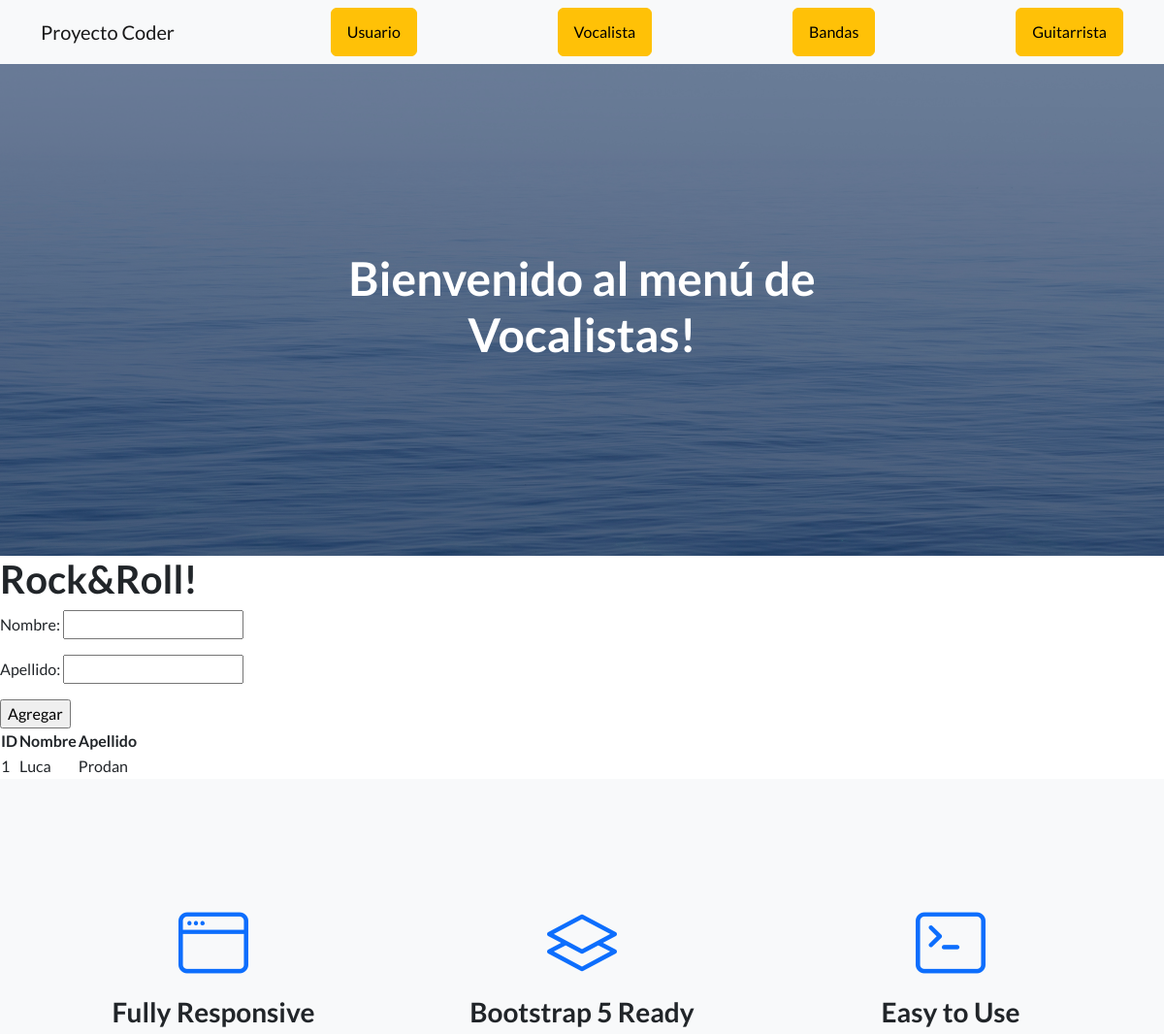
The app's page /App1/vocalista/ (upper part), older data.
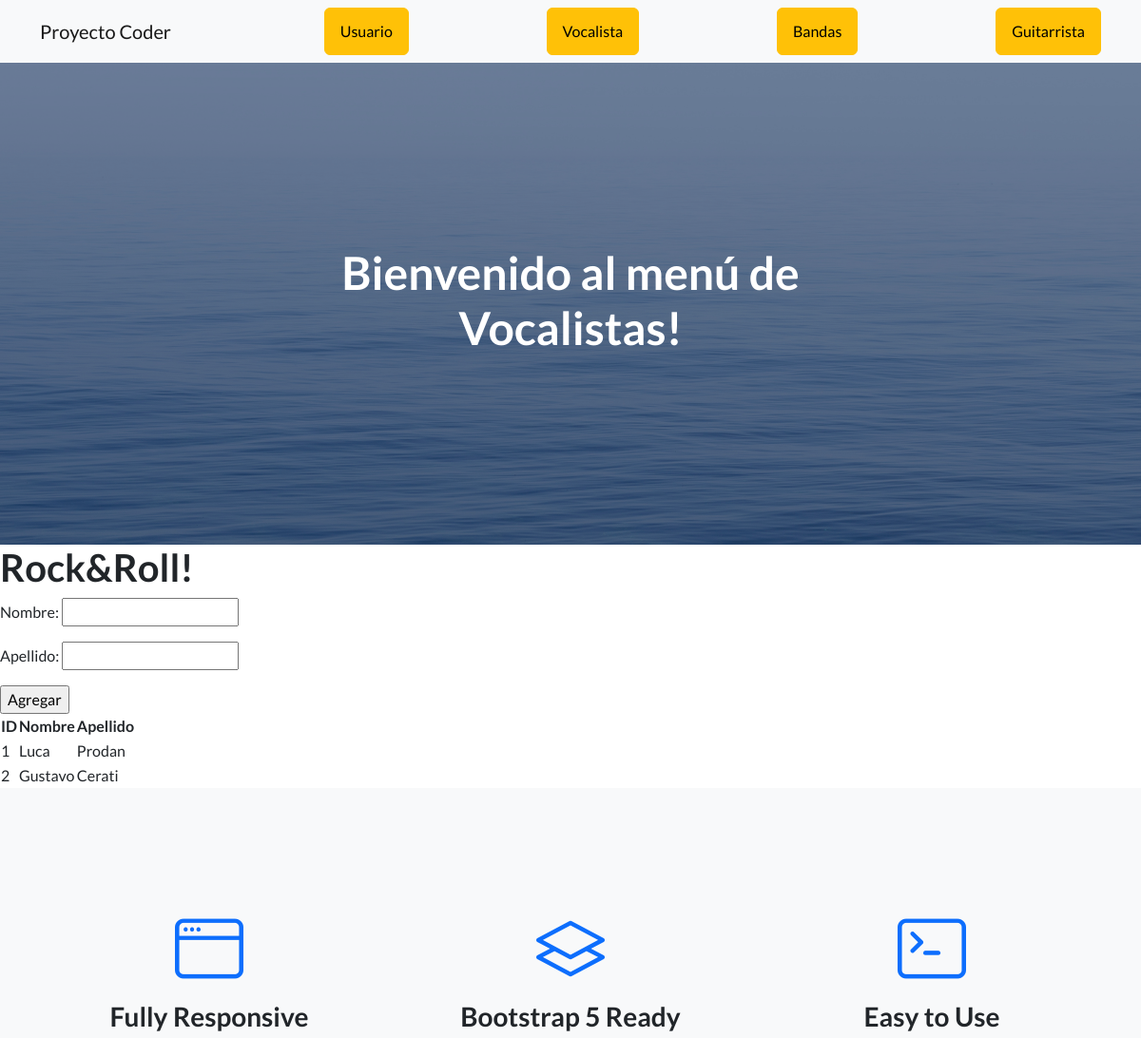
The same page, newer data.
### App1/models.py (models this page shows, shortened)
class Vocalista(models.Model):
    nombre=models.CharField(max_length=50)
    apellido=models.CharField(max_length=50)

### App1/views.py (the view)
# urls.py: path('vocalista/', vocalista, name="vocalista"),
def vocalista(request):
        if request.method == "POST":
         form = VocalistaForm(request.POST)
         if form.is_valid():
            vocalista = Vocalista()
            vocalista.nombre = form.cleaned_data['nombre']
            vocalista.apellido = form.cleaned_data['apellido']
            vocalista.save()
            form = VocalistaForm()
        else:
          form = VocalistaForm()
        vocalista= Vocalista.objects.all()
        contex = {"vocalista": vocalista,"form": form}
        return render(request,'App1/vocalista.html', contex)

### App1/forms.py
class VocalistaForm(forms.Form):
    nombre=forms.CharField(max_length=50)
    apellido=forms.CharField(max_length=50)

### App1/templates/App1/vocalista.html (shortened to what this page needs)
{% extends "App1/padre.html" %}
{% load static %}
{% block titulo %}
    <h1>Bienvenido al menú de Vocalistas!</h1>
{% endblock %}
{% block contenido_que_cambia %}
    <h1>Rock&Roll!</h1>
    <form action="" method="post">
        {{ form.as_p }}
               <input type="submit" value="Agregar">
    </form>
    <table>
        <thead>
            <tr>
                <th>ID</th>
                <th>Nombre</th>
                <th>Apellido</th>
            </tr>
        </thead>
        <tbody>
            {% for vocalista in vocalista %}
            <tr>
                <td>
                    {{ vocalista.id }}
                </td>
                <td>
                    {{ vocalista.nombre }}
                </td>
                <td>
                    {{ vocalista.apellido }}
                </td>
            </tr>
            {% endfor %}
        </tbody>
    </table>
{% endblock %}

Row changes from the older to the newer data that the page shows:
added Vocalista: id "2", nombre "Gustavo", apellido "Cerati"
